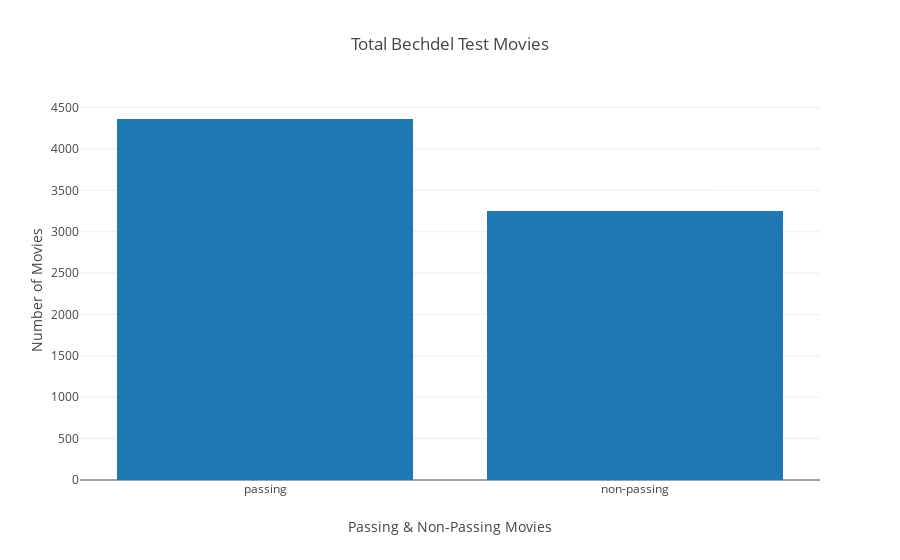

Notebook code cell kept with this figure:
### Code cell
trace = go.Bar(
            x=["passing", "non-passing"],
            y=[bechdel_df.passing.value_counts()[1], bechdel_df.passing.value_counts()[0]]
)
data = [trace]    
layout = go.Layout(title="Total Bechdel Test Movies", xaxis=dict(title="Passing & Non-Passing Movies"), 
                   yaxis=dict(title="Number of Movies"))

fig = go.Figure(data=data, layout=layout)
iplot(fig)

### Figure 1 — Plotly figure (JSON) as saved in the notebook; plotly's stock layout.template omitted (floating-point values rounded to 4 significant figures)
{"data": [{"type": "bar", "uid": "e0ad13df-5add-4ff9-bb3e-b2b0b8cd85fe", "x": ["passing", "non-passing"], "y": [4362, 3251]}], "layout": {"autosize": true, "title": {"text": "Total Bechdel Test Movies"}, "xaxis": {"autorange": true, "range": [-0.5, 1.5], "title": {"text": "Passing & Non-Passing Movies"}, "type": "category"}, "yaxis": {"autorange": true, "range": [0, 4592.0], "title": {"text": "Number of Movies"}, "type": "linear"}}}
